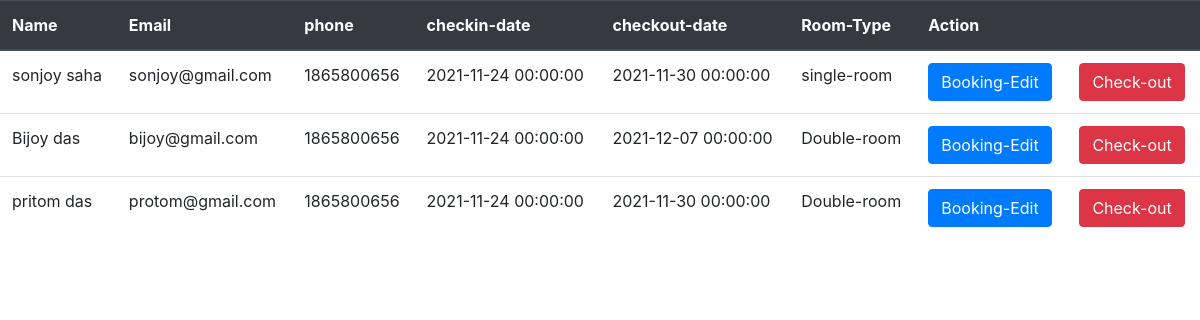
Page /booking/booking-details.php (signed in) on the earlier database version.
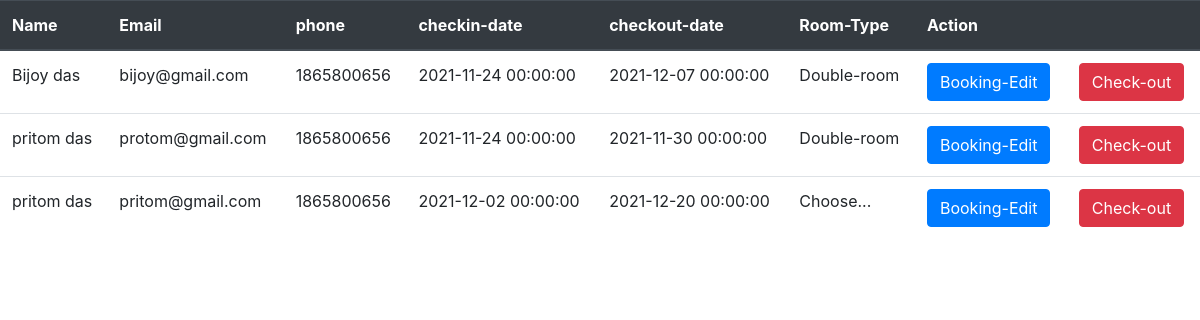
Same page on the later database version.
### tables this page shows
CREATE TABLE `checked` (
  `id` int(11) NOT NULL,
  `name` varchar(20) NOT NULL,
  `email` varchar(20) NOT NULL,
  `number` int(11) NOT NULL,
  `checkin_date` datetime NOT NULL,
  `checkout_date` datetime NOT NULL,
  `room_type` varchar(11) NOT NULL
);

### booking/booking-details.php (the view, shortened to what this page needs)
<?php
require_once '../partial/header.php';
require_once '../config/db.php';
$query= "select * from checked";
$user= $con->query($query)
?>
<table class="table">
  <thead class="thead-dark">
    <tr>
      <th scope="col">Name</th>
      <th scope="col">Email</th>
      <th scope="col">phone</th>
      <th scope="col">checkin-date</th>
      <th scope="col">checkout-date</th>
      <th scope="col">Room-Type</th>
      <th scope="col"colspan="2">Action</th>
    </tr>
  </thead>
  <tbody>
    <?php while($row= $user->fetch_assoc()) { ?>
    <tr>
      <td> <?php echo $row["name"]; ?> </td>
      <td> <?php echo $row["email"]; ?> </td>
      <td> <?php echo $row["number"]; ?> </td>
      <td> <?php echo $row["checkin_date"]; ?> </td>
      <td> <?php echo $row["checkout_date"]; ?> </td>
      <td> <?php echo $row["room_type"]; ?> </td>
      <td> <a class="btn btn-primary" href="booking-edit.php?id=<?php echo $row["id"]; ?> ">Booking-Edit</a> </td>
      <td> <a class="btn btn-danger" href="booking-delete.php?id=<?php echo $row["id"]; ?>">Check-out</a> </td>
    </tr>
    <?php } ?>
  </tbody>
</table>

Differences in the rows shown:
removed checked: name "sonjoy saha", email "sonjoy@gmail.com", number "1865800656", checkin_date "2021-11-24 00:00:00", checkout_date "2021-11-30 00:00:00", room_type "single-room"
added checked: name "pritom das", email "pritom@gmail.com", number "1865800656", checkin_date "2021-12-02 00:00:00", checkout_date "2021-12-20 00:00:00", room_type "Choose..."
